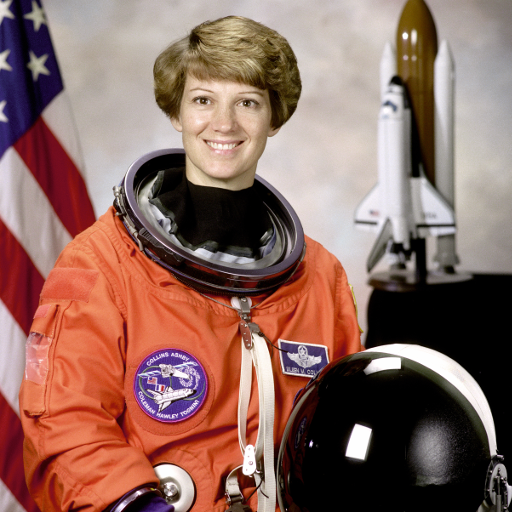
#> input picture Assets/test-images/astronaut.png, 512 x 512 px
$ python 03_lut_basics.py
#> lines starting #> are read from the running program, lines starting #| are printed output that depends on the picture
"""LUT(查找表)的五个验证 —— 配合 Documents/01-fundamentals/03-lut.md。

LUT 就是一张「输入 → 输出」的对照表:8 位图只有 256 种可能的像素值,
所以一张 256 项的表就能穷举所有答案,之后全图只查表、不算数。

验证五件事:
1. 建表 + 查表:和逐像素算公式逐像素相同,但快 88 倍(1080p 实测)
2. 判据「输出只取决于该像素自己的值」:能塌缩的都塌缩成表,并逐像素验证 ——
   包括比特平面(常被当成另一类,其实单层照样是 lut[v] = (v >> i) & 1)
3. 表的构成:直方图均衡化的表是从图统计出来的,但算完之后仍是普通的 256 项表
4. 彩色图:cv2.LUT 三个通道查同一张表;要各通道不同得传 (1,256,3)
5. 天花板:cv2.LUT 只吃 8 位,16 位输入直接抛异常;浮点根本没有「档」

用法:
    .venv/bin/python Ch01_02_Fundamentals/03_lut_basics.py
"""

import time
from pathlib import Path

import cv2
import numpy as np
import numpy.typing as npt

REPO = Path(__file__).resolve().parents[2]


def hr(title: str) -> None:
    print(f"\n{'=' * 66}\n{title}\n{'=' * 66}")


def load_gray(name: str) -> npt.NDArray[np.uint8]:
#> called with name = 'astronaut.png'
    path = REPO / "Assets" / "test-images" / name
    img = cv2.imread(str(path), cv2.IMREAD_GRAYSCALE)
#> img: shape (512, 512); min 0, max 255, mean 115
    if img is None:
        raise SystemExit(f"读不到 {path}")
    return np.asarray(img, dtype=np.uint8)


def bench(fn, repeat: int = 20) -> float:
    """毫秒/次。先跑一次热身,避免把首次分配算进去。"""
    fn()
    t0 = time.perf_counter()
    for _ in range(repeat):
        fn()
    return (time.perf_counter() - t0) / repeat * 1000


# ---------------------------------------------------------------- 1
def demo_build_and_apply() -> None:
    hr("1. 建表 + 查表:结果一样,但快得多")
    img = cv2.resize(load_gray("astronaut.png"), (1920, 1080),
                     interpolation=cv2.INTER_NEAREST)
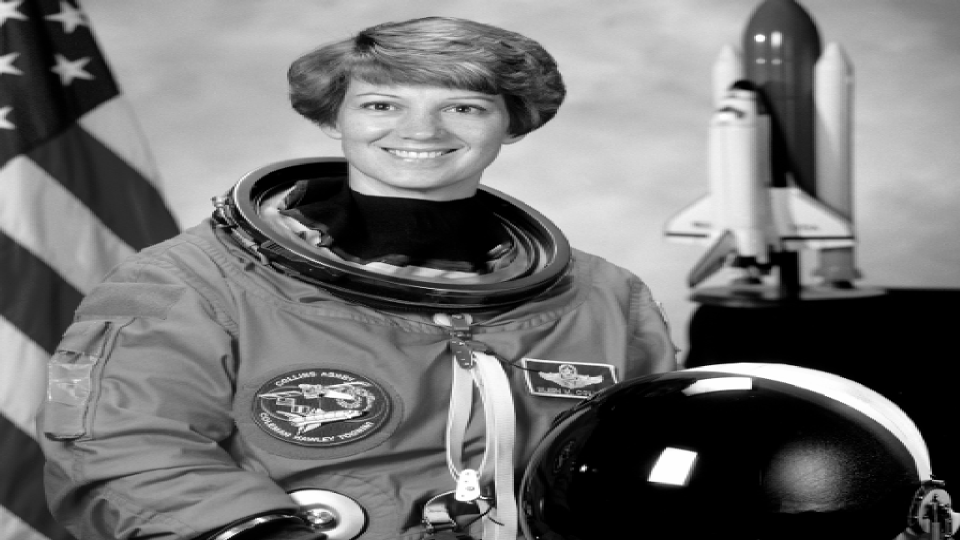
#> img: shape (1080, 1920) (shown at 1/2 size); min 0, max 255, mean 115
    print(f"  测试图 {img.shape[1]}×{img.shape[0]} = {img.size} 个像素,"
          f"但可能的取值只有 256 种")
#|   测试图 1920×1080 = 2073600 个像素,但可能的取值只有 256 种
    print("  做伽马校正 s = 255·(r/255)^(1/2.2)\n")

    def build() -> npt.NDArray[np.uint8]:
        r = np.arange(256)
        s = 255.0 * (r / 255.0) ** (1 / 2.2)
        return np.clip(np.rint(s), 0, 255).astype(np.uint8)

    lut = build()
    print(f"  表长这样:lut[0]={lut[0]}  lut[1]={lut[1]}  lut[128]={lut[128]}  "
          f"lut[255]={lut[255]}")

    def direct() -> npt.NDArray[np.uint8]:
        return np.clip(np.rint(255.0 * (img / 255.0) ** (1 / 2.2)), 0, 255).astype(np.uint8)
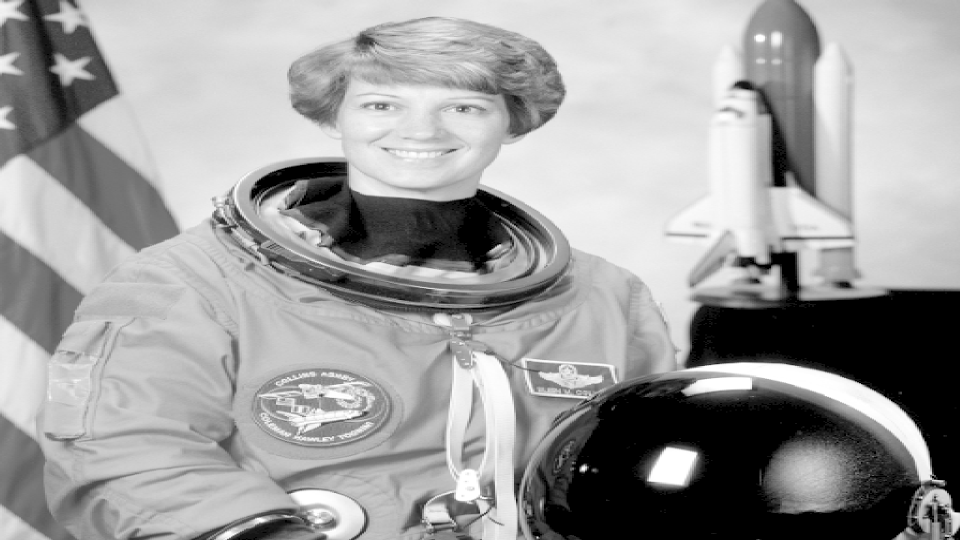
#> returned value: shape (1080, 1920) (shown at 1/2 size); min 0, max 255, mean 157.6

    ref = direct()
    for name, out in (("cv2.LUT", np.asarray(cv2.LUT(img, lut), dtype=np.uint8)),
                      ("lut[img]", lut[img])):
        d = int(np.abs(out.astype(np.int64) - ref.astype(np.int64)).max())
        print(f"  {name:<10s} 与逐像素算的最大差 {d}")
#> this loop made 2 passes
#> (name, d) on passes 1 to 2: ('cv2.LUT', 0), ('lut[img]', 0)
#|   cv2.LUT    与逐像素算的最大差 0
#|   lut[img]   与逐像素算的最大差 0

    t_direct = bench(direct)
#> t_direct = 14.91
    t_cv = bench(lambda: cv2.LUT(img, lut))
#> t_cv = 0.548
    t_np = bench(lambda: lut[img])
#> t_np = 4.06
    t_build = bench(build, 200)
    print(f"\n  {'逐像素算 pow(numpy 向量化)':<28s}{t_direct:8.2f} ms")
#|   逐像素算 pow(numpy 向量化)            14.91 ms
    print(f"  {'lut[img](numpy 花式索引)':<28s}{t_np:8.2f} ms   快 {t_direct / t_np:.0f} 倍")
#|   lut[img](numpy 花式索引)            4.06 ms   快 4 倍
    print(f"  {'cv2.LUT':<28s}{t_cv:8.2f} ms   快 {t_direct / t_cv:.0f} 倍")
#|   cv2.LUT                         0.55 ms   快 27 倍
    print(f"  {'建表本身(256 次 pow)':<28s}{t_build:8.4f} ms   "
          f"只占查表耗时的 {t_build / t_cv * 100:.0f}%,而且是一次性的")
#|   建表本身(256 次 pow)               0.0168 ms   只占查表耗时的 3%,而且是一次性的
    print("\n  省下的是「207 万次计算里,真正不同的输入只有 256 个」那部分重复劳动。")


# ---------------------------------------------------------------- 2
def demo_what_can_collapse(img: npt.NDArray[np.uint8]) -> None:
    hr("2. 判据:输出只取决于该像素自己的值 → 能塌缩成表")
    cases = (
        ("线性 s=1.5r−40", lambda g: np.clip(np.rint(1.5 * g.astype(np.float64) - 40), 0, 255),
         np.clip(np.rint(1.5 * np.arange(256) - 40), 0, 255)),
        ("反转 s=255−r", lambda g: 255 - g.astype(np.int64), 255 - np.arange(256)),
        ("阈值化 T=128", lambda g: np.where(g > 128, 255, 0), np.where(np.arange(256) > 128, 255, 0)),
        ("比特平面 bit-3", lambda g: (g.astype(np.int64) >> 3) & 1, (np.arange(256) >> 3) & 1),
    )
    for name, direct, table in cases:
        lut = np.asarray(table, dtype=np.uint8)
        d = int(np.abs(np.asarray(direct(img), dtype=np.int64)
                       - lut[img].astype(np.int64)).max())
        print(f"  {name:<18s} 塌缩成 LUT 后与直接算的最大差:{d}")
#> this loop made 4 passes
#> name on passes 1 to 4: '线性 s=1.5r−40', '反转 s=255−r', '阈值化 T=128', '比特平面 bit-3'
#|   线性 s=1.5r−40       塌缩成 LUT 后与直接算的最大差:0
#|   反转 s=255−r         塌缩成 LUT 后与直接算的最大差:0
#|   阈值化 T=128          塌缩成 LUT 后与直接算的最大差:0
#|   比特平面 bit-3         塌缩成 LUT 后与直接算的最大差:0

    print("\n  ⚠️ 比特平面值得单独说一句:它常被当成「另一类操作」,")
    print("     但单独看一层,lut[v] = (v >> i) & 1 照样只看自己的值,是标准的点运算。")
    print("     它特别的地方是「一进八出」—— 把一张图拆成 8 张,而不是一进一出的 s = T(r)。")

    print("\n  塌缩不了的:")
    blur = cv2.GaussianBlur(img, (5, 5), 1.0)
    same = [int(v) for v in np.unique(blur[img == 100])[:6]]
#> same = [56, 60, 64, 65, 66, 68]
    print(f"    高斯模糊 —— 原图里所有值为 100 的像素,模糊后变成了 "
          f"{len(np.unique(blur[img == 100]))} 种不同的值(前几个:{same})")
#|     高斯模糊 —— 原图里所有值为 100 的像素,模糊后变成了 67 种不同的值(前几个:[56, 60, 64, 65, 66, 68])
    print("    同一个输入对应多个输出,一张表根本表达不了 —— 因为它要看邻居。")
    clahe = np.asarray(cv2.createCLAHE(clipLimit=2.0, tileGridSize=(8, 8)).apply(img),
                       dtype=np.uint8)
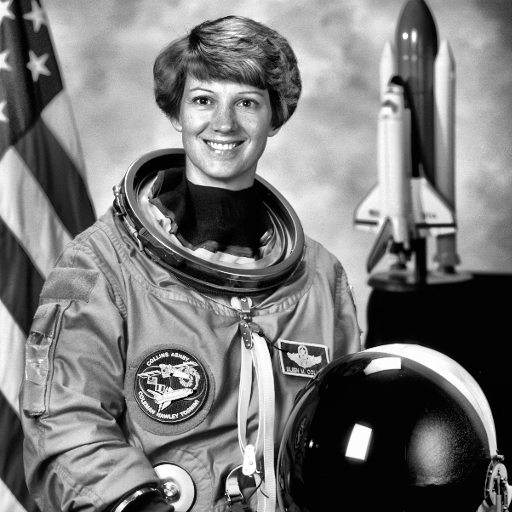
#> clahe: shape (512, 512); min 0, max 255, mean 120.7
    print(f"    CLAHE —— 值为 100 的像素输出了 {len(np.unique(clahe[img == 100]))} 种不同的值,"
          f"因为还取决于它在哪儿")
#|     CLAHE —— 值为 100 的像素输出了 98 种不同的值,因为还取决于它在哪儿


# ---------------------------------------------------------------- 3
def demo_equalize_is_still_a_table(img: npt.NDArray[np.uint8]) -> None:
    hr("3. 直方图均衡化的表是「算出来的」,但仍然只是一张表")
    hist = np.bincount(img.ravel(), minlength=256).astype(np.float64)
#> hist = 256 values, max 29404 at index 0, min 123 at index 248, mean 1024
    first = int(np.nonzero(hist)[0][0])
#> first = 0
    cdf = np.cumsum(hist)
#> cdf = 256 values from 29404 to 262144
    lut = np.clip(np.rint((cdf - hist[first]) * (255.0 / (img.size - hist[first]))),
                  0, 255).astype(np.uint8)
#> lut = 256 values from 0 to 255
    ref = np.asarray(cv2.equalizeHist(img), dtype=np.uint8)
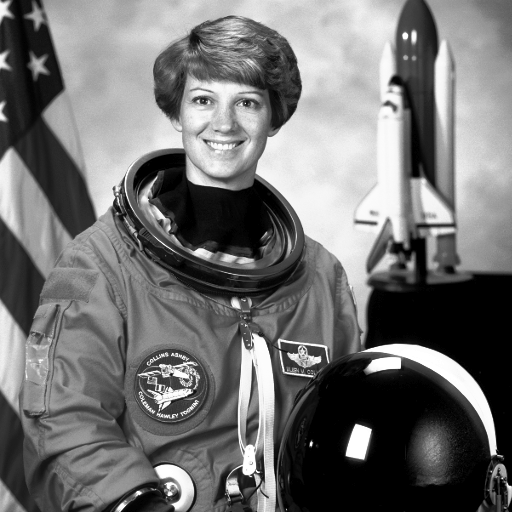
#> ref: shape (512, 512); min 0, max 255, mean 113.8
    d = int(np.abs(lut[img].astype(np.int64) - ref.astype(np.int64)).max())
#> d = 0
    print(f"  统计 → 算 CDF → 得到 256 项的表,查表结果与 cv2.equalizeHist 最大差 {d}")
#|   统计 → 算 CDF → 得到 256 项的表,查表结果与 cv2.equalizeHist 最大差 0
    print(f"  表的前 8 项:{lut[:8].tolist()}   后 8 项:{lut[-8:].tolist()}")
#|   表的前 8 项:[0, 4, 6, 7, 8, 9, 10, 11]   后 8 项:[252, 252, 253, 253, 253, 253, 255, 255]
    print("\n  和伽马那张表的唯一区别:伽马的表来自公式,这张表来自这幅图的统计。")
    print("  一旦算完,两者在使用上没有任何差别 —— 都是 256 项、都是一次数组访问。")
    print("  所以均衡化是「两遍扫描的点运算」:第一遍统计,第二遍查表。")


# ---------------------------------------------------------------- 4
def demo_color() -> None:
    hr("4. 彩色图:一张表 vs 三张表")
    path = REPO / "Assets" / "test-images" / "coffee.png"
    bgr = cv2.imread(str(path), cv2.IMREAD_COLOR)
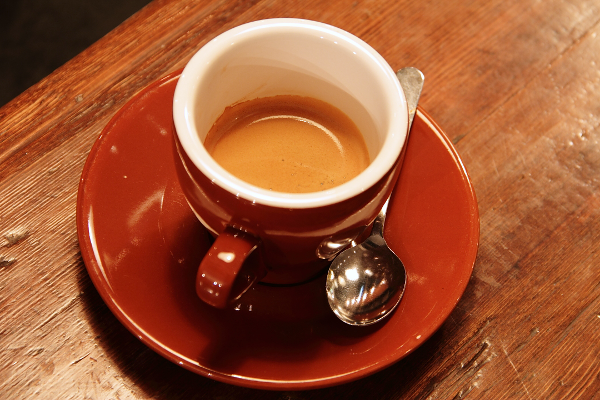
#> input picture Assets/test-images/coffee.png, 600 x 400 px
#> bgr is the input picture: shape (400, 600, 3); mean B, G, R 51.5, 85.8, 158.6
    if bgr is None:
        raise SystemExit(f"读不到 {path}")
    lut = np.clip(np.rint(255.0 * (np.arange(256) / 255.0) ** (1 / 2.2)), 0, 255).astype(np.uint8)
    same = np.asarray(cv2.LUT(bgr, lut), dtype=np.uint8)
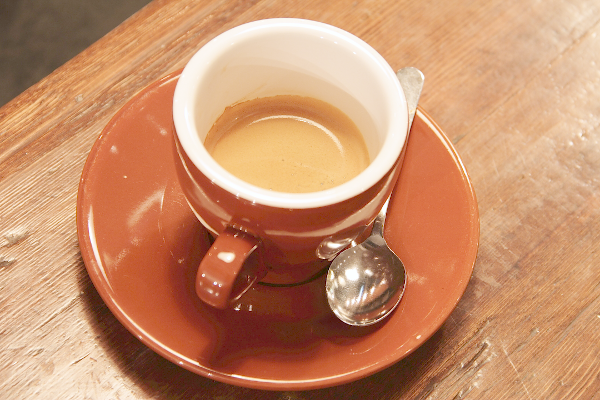
#> same: shape (400, 600, 3); mean B, G, R 107.2, 142.9, 199.3
    print(f"  cv2.LUT(bgr, 256 项的表):三个通道查同一张表")
    print(f"    原图 BGR 均值 {np.round(bgr.reshape(-1, 3).mean(axis=0), 1)}")
#|     原图 BGR 均值 [ 51.5  85.8 158.6]
    print(f"    处理后        {np.round(same.reshape(-1, 3).mean(axis=0), 1)}")
#|     处理后        [107.2 142.9 199.3]

    # 各通道不同:表的形状要变成 (1, 256, 3)
    three = np.stack([
        np.clip(np.rint(np.arange(256) * 0.8), 0, 255),           # B 压暗
        np.arange(256),                                            # G 不动
        np.clip(np.rint(np.arange(256) * 1.2), 0, 255),           # R 提亮
    ], axis=-1).astype(np.uint8).reshape(1, 256, 3)
    warm = np.asarray(cv2.LUT(bgr, three), dtype=np.uint8)
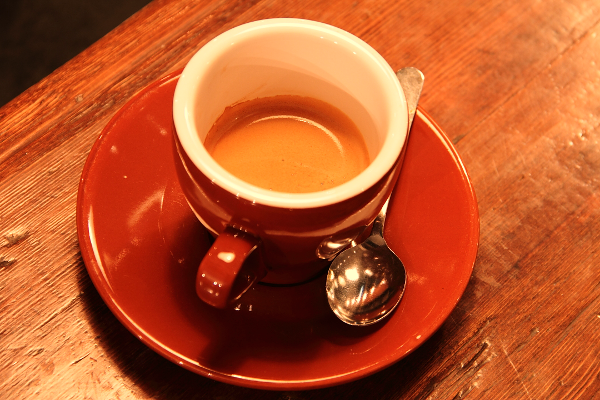
#> warm: shape (400, 600, 3); mean B, G, R 41.2, 85.8, 186.5
    print(f"\n  传 (1,256,3) 的表:三个通道各查各的(这里做了个偏暖的白平衡)")
    print(f"    处理后 BGR 均值 {np.round(warm.reshape(-1, 3).mean(axis=0), 1)} —— B 降 R 升")
#|     处理后 BGR 均值 [ 41.2  85.8 186.5] —— B 降 R 升
    print("\n  但 1D LUT 有个根本限制:输出的 R 只能由输入的 R 决定,跟 G、B 无关。")
    print("  真实的颜色变换(色彩空间转换、调色、LOG 转 Rec.709)三个通道是纠缠的,")
    print("  那就得上 3D LUT:33×33×33 的立方体 + 三线性插值,也就是 .cube 文件。")


# ---------------------------------------------------------------- 5
def demo_bit_depth_ceiling(img: npt.NDArray[np.uint8]) -> None:
    hr("5. 天花板:位深一高,查表这条路就开始别扭")
    lut8 = np.arange(256, dtype=np.uint8)
    img16 = (img.astype(np.uint16) << 2)          # 假装是 10 bit 数据,装在 16 位里

    try:
        cv2.LUT(img16, lut8)
        print("  16 位输入 + 256 项表:居然通过了(意料之外)")
    except cv2.error:
        print("  16 位输入 + 256 项表  → 抛异常。表的长度必须和输入的取值范围对上。")

    lut16 = np.arange(65536, dtype=np.uint16)
    out = np.asarray(cv2.LUT(img16, lut16), dtype=np.uint16)
    print(f"  16 位输入 + 65536 项表 → 通过,最大差 "
          f"{int(np.abs(out.astype(np.int64) - img16.astype(np.int64)).max())}(恒等表)")
#|   16 位输入 + 65536 项表 → 通过,最大差 0(恒等表)
    print("\n  ⚠️ 所以 cv2.LUT 不是「只支持 8 位」,它支持 8 位和 16 位 —— 但表的长度写死了:")
    print("     8 位输入要 256 项,16 位输入要 65536 项,中间的挡位没有。")
    print("     10 bit 数据(装在 uint16 里,实际只用 0~1023)想用 cv2.LUT,")
    print("     就得建一张 65536 项的表,浪费 64 倍;更省的做法是 np.take + 1024 项的表:")
    lut10 = np.arange(1024, dtype=np.uint16)
    taken = np.take(lut10, np.clip(img16, 0, 1023))
    print(f"       np.take(lut1024, img10) → shape {taken.shape},"
          f"表只要 {lut10.nbytes} 字节(65536 项要 {lut16.nbytes} 字节)\n")
#|        np.take(lut1024, img10) → shape (512, 512),表只要 2048 字节(65536 项要 131072 字节)

    print(f"  {'位深':<10s}{'表的项数':>10s}   查表还划算吗")
    for label, n, note in ((" 8 bit", "256", "划算。表 256 字节,全程待在 L1 缓存"),
                           ("10 bit", "1024", "划算。表 2 KB,但 cv2.LUT 要 65536 项,得自己 np.take"),
                           ("12 bit", "4096", "还行,缓存开始不友好"),
                           ("16 bit", "65536", "表 128 KB,超出 L1;常改成粗表 + 插值"),
                           ("  浮点", "—", "不能 —— 没有「档」这个概念,只能直接算")):
        print(f"  {label:<10s}{n:>10s}   {note}")
    print("\n  浮点想查表只能自己定范围和分辨率,再插值 —— 那时候 LUT 就从「精确」变成「近似」了。")
    print("  这也是为什么 3D LUT 必须配插值:33×33×33 的网格根本不可能精确覆盖所有颜色。")


def main() -> None:
    img = load_gray("astronaut.png")
    demo_build_and_apply()
    demo_what_can_collapse(img)
    demo_equalize_is_still_a_table(img)
    demo_color()
    demo_bit_depth_ceiling(img)


if __name__ == "__main__":
    main()
